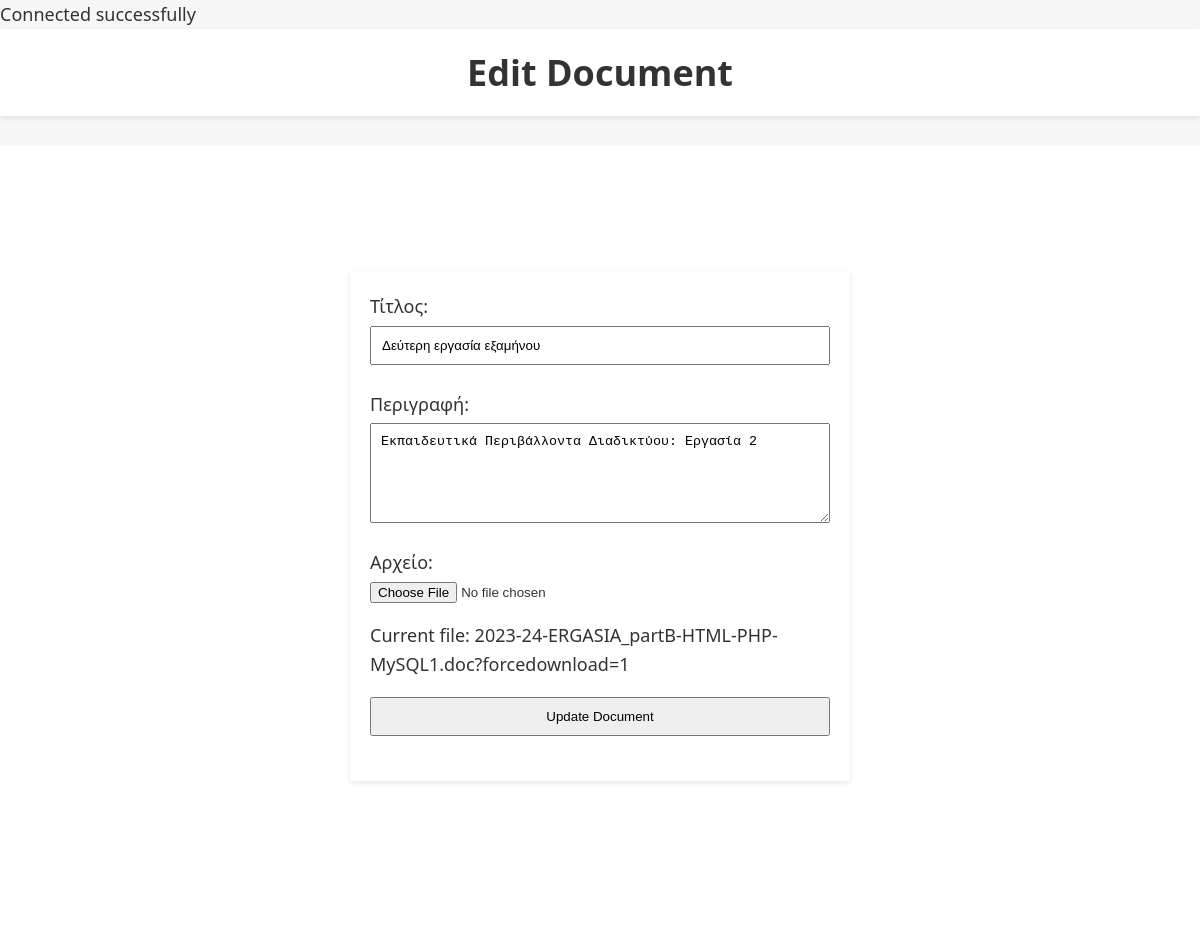
Screenshot of /edit_document.php?id=2 with the database file from the repository.
### tables this page shows
CREATE TABLE `documents` (
  `id` int(11) NOT NULL,
  `title` varchar(255) DEFAULT NULL,
  `description` text DEFAULT NULL,
  `file_name` varchar(255) DEFAULT NULL
);

### edit_document.php (the view, shortened to what this page needs)
<?php
include 'db_connection.php';
$documentData = ['title' => '', 'description' => '', 'file_name' => ''];
if (isset($_GET['id'])) {
    $id = $_GET['id'];
    $sql = "SELECT title, description, file_name FROM documents WHERE id = ?";
    $stmt = $conn->prepare($sql);
    $stmt->bind_param("i", $id);
    $stmt->execute();
    $result = $stmt->get_result();
    if ($result->num_rows > 0) {
        $documentData = $result->fetch_assoc();
    } else {
        echo "Document not found.";
        exit();
    }
} else {
    echo "No document ID provided.";
    exit();
}
?>
<!DOCTYPE html>
<html lang="el">
<head>
</head>
<body>
    <h2>Edit Document</h2>
    <div id="container">
        <div id="main-content">
            <div class="content">
                <form action="edit_document.php?id=<?php echo $id; ?>" method="post" enctype="multipart/form-data">
                    <div>
                        <label for="title">Τίτλος:</label>
                        <input type="text" id="title" name="title" required value="<?php echo htmlspecialchars($documentData['title']); ?>">
                    </div>
                    <div>
                        <label for="description">Περιγραφή:</label>
                        <textarea id="description" name="description" required><?php echo htmlspecialchars($documentData['description']); ?></textarea>
                    </div>
                    <div>
                        <label for="file">Αρχείο:</label>
                        <input type="file" id="file" name="file">
                        <?php if (!empty($documentData['file_name'])): ?>
                            <p>Current file: <?php echo htmlspecialchars(basename($documentData['file_name'])); ?></p>
                        <?php endif; ?>
                    </div>
                    <div>
                        <input type="submit" value="Update Document">
                    </div>
                </form>
            </div>
        </div>
    </div>
</body>
</html

### edit_document.php (style rules this page uses)
*, *:before, *:after { box-sizing: border-box; }
body, h1, h2, ul, li, a { margin: 0; padding: 0; list-style-type: none; text-decoration: none; }
body { font-family: 'Segoe UI', Tahoma, Geneva, Verdana, sans-serif; line-height: 1.6; font-size: 18px; color: #333; background-color: #f7f7f7; }
h2 { text-align: center; font-size: 2.0em; color: #333; background-color: #fff; padding: 15px 0; margin-bottom: 30px; box-shadow: 0 2px 5px rgba(0, 0, 0, 0.1); }
#container { display: flex; flex-wrap: wrap; min-height: calc(100vh - 70px); }
#main-content { flex: 1; background-color: #fff; padding: 30px; }
#main-content .content { display: flex; flex-direction: column; align-items: center; justify-content: center; min-height: calc(100vh - 70px); }
form { width: 100%; max-width: 500px; padding: 20px; box-shadow: 0 2px 5px rgba(0, 0, 0, 0.1); background: #ffffff; margin-bottom: 30px; }
form div { margin-bottom: 15px; text-align: left; }
form label { display: block; margin-bottom: 5px; }
form input[type="text"], form input[type="date"], form textarea, form input[type="submit"] { width: 100%; padding: 10px; margin-bottom: 10px; }
form textarea { height: 100px; }

### rows the page displays
documents: title "Δεύτερη εργασία εξαμήνου", description "Εκπαιδευτικά Περιβάλλοντα Διαδικτύου: Εργασία 2", file_name "2023-24-ERGASIA_partB-HTML-PHP-MySQL1.doc?forcedownload=1"
